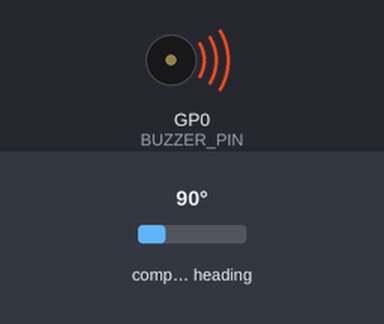
Bench run of a sketch on a simulated Raspberry Pi Pico. On the bench: buzzer (waves = sounding). Wiring (inferred from the names in the program): AS5600 angle sensor at I2C address 0x36. The inputs (shaded band) are chosen by the test bench; at power-on: compass heading 90°. What the sketch prints to the serial monitor is not drawn.

Above: at 0.1 s.
Timing chart, 0 to 1.6 s (numbered marks = the images above):
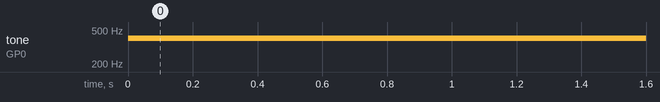

Measured:
- by itself, tone on GP0 (BUZZER_PIN): silent → 400 Hz at 0.00 s

The sketch:

code.ino
```cpp
#include <Wire.h>

#define AS5600_ADDR      0x36
#define AS5600_RAW_ANGLE 0x0C
#define BUZZER_PIN       0

uint16_t readAngle() {
  Wire.beginTransmission(AS5600_ADDR);
  Wire.write(AS5600_RAW_ANGLE);
  if (Wire.endTransmission(false) != 0) return 0xFFFF; // I2C error
  Wire.requestFrom(AS5600_ADDR, 2);
  uint16_t hi = Wire.read();
  uint16_t lo = Wire.read();
  return ((hi << 8) | lo) & 0x0FFF; // 12-bit value, 0-4095
}

void setup() {
  Serial.begin(115200);
  Wire.setSDA(6);
  Wire.setSCL(7);
  Wire.begin();
  pinMode(BUZZER_PIN, OUTPUT);
}

void loop() {
  uint16_t raw = readAngle();
  if (raw != 0xFFFF) {
    float deg = raw * 360.0f / 4096.0f;
    int frequency = map(raw, 0, 4095, 200, 1000);
    tone(BUZZER_PIN, frequency);
    Serial.print("Angle: ");
    Serial.print(deg);
    Serial.print(" degrees  Frequency: ");
    Serial.print(frequency);
    Serial.println(" Hz");
  }
  delay(20);
}
```
